Frame 1 (no input): blank canvas, image omitted
Frame 60 (the mouse pressed at the canvas centre just before this capture): blank canvas, image omitted
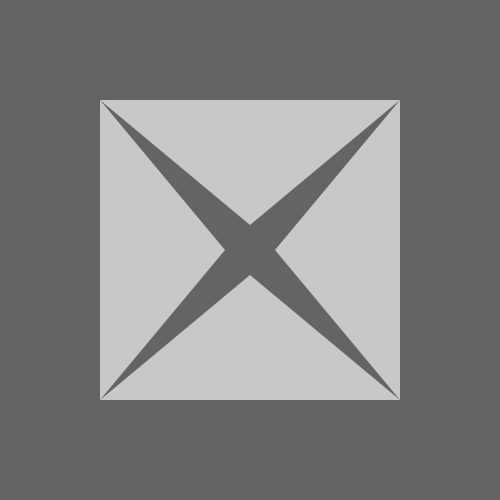
Frame 120 (the mouse held since frame 60 and released just before this capture)

The Processing sketch whose frames 1 and 60 were blank and that drew this single picture after the mouse press (run headless with seeded random() and noise(); from frame 60 on, the mouse is pressed at the canvas centre):

// Processing sketch: processing_56477
// ── processing_56477.pde

/** draw a square that breaks up into 16 different
 triangles. These triangles will then move apart.
 */

int x = 250;
int y = 250;
int disp = 25;

int ay = y-disp;
int bx = x+disp;
int cy = y+disp;
int dx = x-disp;


void setup() {
  size(500, 500);
  noStroke();
  fill(200);
}

void draw() {
  background(100);

  float triLength = (50+mouseX);
  float triWidth = (50+mouseY);

  float base = (triLength/2);
  float height = (triWidth/2);
  
  if (mouseY < 250){
    disp = disp+1;
  } else if(mouseY > 250){
    disp = disp-1;
  }

  triangle(x, ay, (x-base), (y-height), (x+base), (y-height));
  triangle(bx, y, (x+height), (y-base), (x+height), (y+base));
  triangle(x, cy, (x+base), (y+height), (x-base), (y+height));
  triangle(dx, y, (x-height), (y+base), (x-height), (y-base));
}
